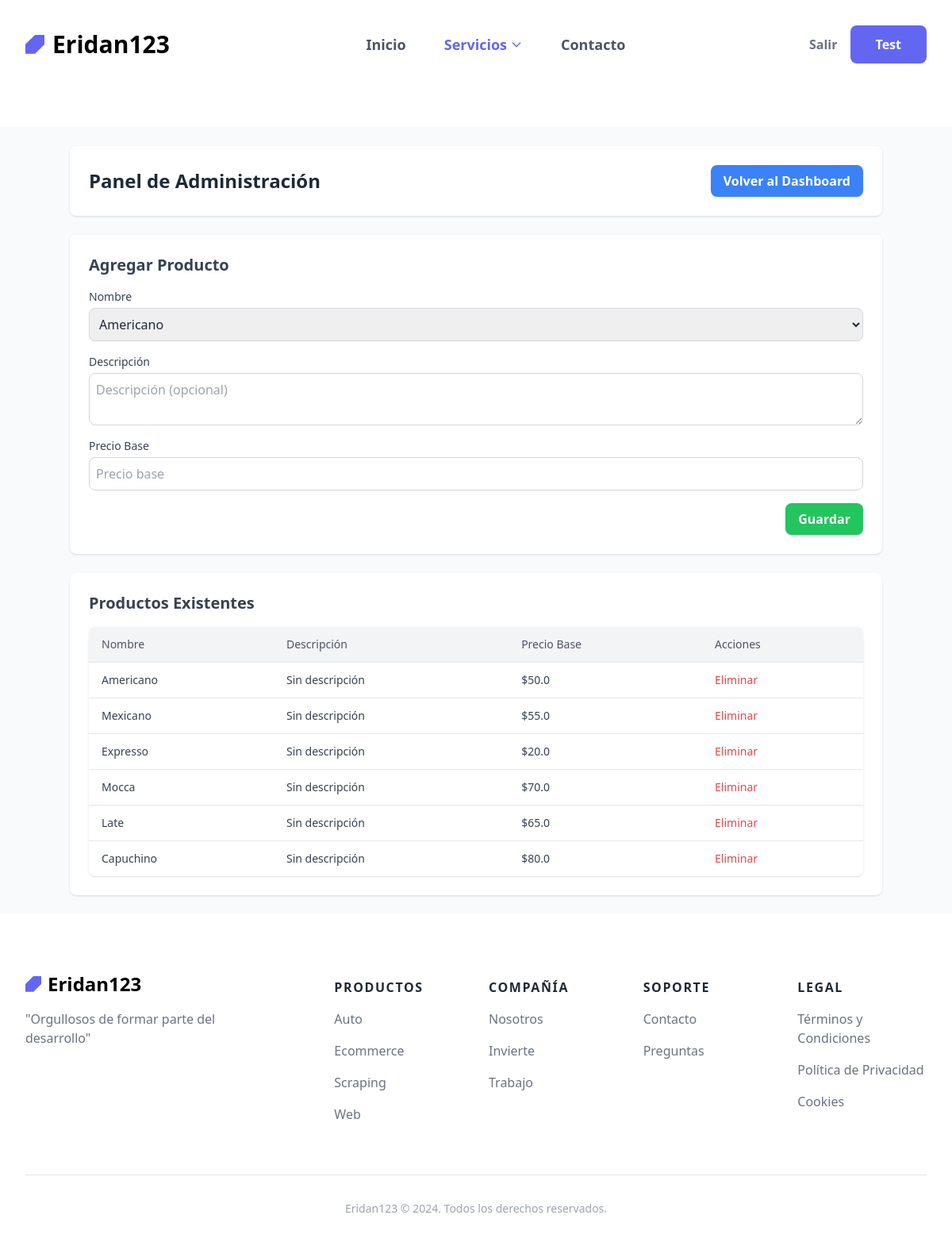
/admin/dashboard (signed in), run on the app's committed database.
### app/models.py (models this page shows, shortened)
class Usuario(UserMixin, db.Model):
    __tablename__ = 'usuarios'
    id = db.Column(db.Integer, primary_key=True)
    email = db.Column(db.String(100), unique=True, nullable=False)
    nombre_usuario = db.Column(db.String(1000), nullable=False)
    password_hash = db.Column(db.String(255))
    es_administrador = db.Column(db.Boolean, default=False)
    es_vendedor = db.Column(db.Boolean, default=False)
    margen_personalizado = db.Column(db.Float, default=0.20)
    rfc = db.Column(db.String(100), nullable=True, unique=True)
    telefono = db.Column(db.String(20), nullable=True)
    direccion = db.Column(db.String(200), nullable=True)

class Producto(db.Model):
    __tablename__ = 'productos'
    id = db.Column(db.Integer, primary_key=True)
    nombre = db.Column(db.String(50), nullable=False)
    descripcion = db.Column(db.Text, nullable=True)
    precio_base = db.Column(db.Float, nullable=False)
    opciones = db.relationship('Opcion', backref='producto', lazy=True)

### app/views.py (the view, shortened to what this page needs)
    @app.route('/admin/dashboard', methods=['GET', 'POST'])
    @login_required
    def admin_dashboard():
        if not current_user.es_administrador:
            flash("No tienes permiso para acceder a esta página.", "danger")
            return redirect(url_for('index'))
        form = ProductForm()
        productos = Producto.query.all()  # Obtener todos los productos existentes
        return render_template('admin/caffe.html', form=form, productos=productos)

### app/forms.py
class ProductForm(FlaskForm):
    nombre = SelectField(
        'Nombre',
        choices=[
            ('Americano', 'Americano'),
            ('Mexicano', 'Mexicano'),
            ('Expresso', 'Expresso'),
            ('Late', 'Late'),
            ('Capuchino', 'Capuchino'),
            ('Mocca', 'Mocca'),
        ],
        validators=[DataRequired()],
        render_kw={"class": "mt-1 block w-full p-2 border border-gray-300 rounded-lg"}
    )
    descripcion = TextAreaField(
        'Descripción',
        validators=[Length(max=500)],
        render_kw={"class": "mt-1 block w-full p-2 border border-gray-300 rounded-lg"}
    )
    precio_base = DecimalField(
        'Precio Base',
        validators=[DataRequired(), NumberRange(min=0)],
        render_kw={"class": "mt-1 block w-full p-2 border border-gray-300 rounded-lg"}
    )
    submit = SubmitField(
        'Guardar',
        render_kw={"class": "bg-green-500 hover:bg-green-700 text-white font-semibold py-2 px-4 rounded-lg shadow"}
    )

### app/__init__.py (called while the page is built)
def create_app():
    app = Flask(__name__)
    app.config.from_object('config.Config')
    csrf.init_app(app)
    migrate.init_app(app, db)
    login_manager.init_app(app)
    login_manager.login_view = 'login'
    limiter.init_app(app)
    mail.init_app(app)
    cache.init_app(app)
    db.init_app(app)
    CORS(app)
    @login_manager.user_loader
    def load_user(user_id):
        from .models import Usuario
        return Usuario.query.get(int(user_id))
    from .views import init_routes
    init_routes(app)
    return app

### app/templates/admin/caffe.html (shortened to what this page needs)
{% extends "base.html" %}
{% block contenido %}
<div class="min-h-screen bg-gray-50 p-6">
    <div class="container mx-auto space-y-6">
        <div class="flex items-center justify-between bg-white p-6 rounded-lg shadow">
            <h1 class="text-2xl font-bold text-gray-800">Panel de Administración</h1>
            <a href="{{ url_for('dashboard') }}" class="bg-blue-500 hover:bg-blue-700 text-white font-semibold py-2 px-4 rounded-lg shadow">
                Volver al Dashboard
            </a>
        </div>
        <div class="bg-white p-6 rounded-lg shadow">
            <h2 class="text-xl font-semibold text-gray-700 mb-4">Agregar Producto</h2>
            <form method="POST" class="space-y-4">
                <div>
                    {{ form.nombre.label(class="block text-sm font-medium text-gray-700") }}
                    {{ form.nombre(class="mt-1 block w-full p-2 border border-gray-300 rounded-lg", placeholder="Nombre del producto") }}
                </div>
                <div>
                    {{ form.descripcion.label(class="block text-sm font-medium text-gray-700") }}
                    {{ form.descripcion(class="mt-1 block w-full p-2 border border-gray-300 rounded-lg", placeholder="Descripción (opcional)") }}
                </div>
                <div>
                    {{ form.precio_base.label(class="block text-sm font-medium text-gray-700") }}
                    {{ form.precio_base(class="mt-1 block w-full p-2 border border-gray-300 rounded-lg", placeholder="Precio base") }}
                </div>
                <div class="flex justify-end">
                    {{ form.submit(class="bg-green-500 hover:bg-green-700 text-white font-semibold py-2 px-4 rounded-lg shadow") }}
                </div>
            </form>
        </div>
        <div class="bg-white p-6 rounded-lg shadow">
            <h2 class="text-xl font-semibold text-gray-700 mb-4">Productos Existentes</h2>
            <table class="w-full border-collapse bg-white shadow rounded-lg overflow-hidden">
                <thead class="bg-gray-100">
                    <tr>
                        <th class="py-3 px-4 text-left text-sm font-medium text-gray-600">Nombre</th>
                        <th class="py-3 px-4 text-left text-sm font-medium text-gray-600">Descripción</th>
                        <th class="py-3 px-4 text-left text-sm font-medium text-gray-600">Precio Base</th>
                        <th class="py-3 px-4 text-left text-sm font-medium text-gray-600">Acciones</th>
                    </tr>
                </thead>
                <tbody>
                    {% for producto in productos %}
                    <tr class="border-t hover:bg-gray-50">
                        <td class="py-3 px-4 text-sm text-gray-700">{{ producto.nombre }}</td>
                        <td class="py-3 px-4 text-sm text-gray-700">{{ producto.descripcion or "Sin descripción" }}</td>
                        <td class="py-3 px-4 text-sm text-gray-700">${{ producto.precio_base }}</td>
                        <td class="py-3 px-4 text-sm text-gray-700">
                            <form method="POST" action="{{ url_for('eliminar_producto', producto_id=producto.id) }}" class="inline">
                                <button type="submit" class="text-red-500 hover:underline" onclick="return confirm('¿Estás seguro de eliminar este producto?');">
                                    Eliminar
                                </button>
                            </form>
                        </td>
                    </tr>
                    {% else %}
                    <tr>
                        <td colspan="4" class="py-3 px-4 text-center text-sm text-gray-500">No hay productos disponibles.</td>
                    </tr>
                    {% endfor %}
                </tbody>
            </table>
        </div>
    </div>
</div>
{% endblock %}

### app/templates/base.html (shortened to what this page needs)
<!DOCTYPE html>
<html lang="en">
<head>
    <link rel="stylesheet" href="{{ url_for('static', filename='css/output.css') }}">
</head>
<body class="bg-gray-50 text-gray-800">
    <div class="bg-white lg:pb-12">
        <div class="mx-auto max-w-screen-2xl px-4 md:px-8">
            <header class="flex items-center justify-between py-4 md:py-8 relative">
                <a href="/" class="inline-flex items-center gap-2.5 text-2xl font-bold text-black md:text-3xl" aria-label="logo">
                    <svg width="95" height="94" viewBox="0 0 95 94" class="h-auto w-6 text-indigo-500" fill="currentColor">
                        <path d="M96 0V47L48 94H0V47L48 0H96Z" />
                    </svg>
                    Eridan123
                </a>
                <nav class="hidden gap-12 lg:flex">
                    <a href="/" class="text-lg font-semibold text-gray-600 transition duration-100 hover:text-indigo-500">Inicio</a>
                    <div class="relative" x-data="{ open: false }">
                        <button @click="open = !open" class="inline-flex items-center gap-1 text-lg font-semibold text-indigo-500">
                            Servicios
                            <svg class="w-4 h-4" fill="none" stroke="currentColor" viewBox="0 0 24 24">
                                <path stroke-linecap="round" stroke-linejoin="round" stroke-width="2" d="M19 9l-7 7-7-7"></path>
                            </svg>
                        </button>
                    </div>
                    <a href="{{ url_for('contact') }}" class="text-lg font-semibold text-gray-600 transition duration-100 hover:text-indigo-500">Contacto</a>
                </nav>
                {% if current_user.is_authenticated %}
                <div class="-ml-8 hidden sm:flex sm:flex-row sm:justify-center lg:flex lg:justify-start">
                    <a href="{{ url_for('logout') }}" class="inline-block rounded-lg px-4 py-3 text-sm font-semibold text-gray-500 hover:text-indigo-500 md:text-base">Salir</a>
                    <a href="{{ url_for('profile') }}" class="inline-block rounded-lg bg-indigo-500 px-8 py-3 text-sm font-semibold text-white hover:bg-indigo-600 md:text-base">{{ current_user.nombre_usuario | title }}</a>
                </div>
                {% endif %}
            </header>
        </div>
    </div>
    {% block contenido %}{% endblock %}
    <footer class="bg-white pt-4 sm:pt-6 lg:pt-8">
        <div class="pt-12">
            <div class="mx-auto max-w-screen-2xl px-4 md:px-8">
                <div class="mb-16 grid grid-cols-2 gap-12 md:grid-cols-4 lg:grid-cols-6 lg:gap-8">
                    <div class="col-span-full lg:col-span-2">
                        <div class="mb-4 lg:-mt-2">
                            <a href="/" class="inline-flex items-center gap-2 text-xl font-bold text-black md:text-2xl" aria-label="logo">
                                <svg width="95" height="94" viewBox="0 0 95 94" class="h-auto w-5 text-indigo-500" fill="currentColor">
                                    <path d="M96 0V47L48 94H0V47L48 0H96Z" />
                                </svg>
                                Eridan123
                            </a>
                        </div>
                        <p class="mb-6 text-gray-500 sm:pr-8">"Orgullosos de formar parte del desarrollo"</p>
                    </div>
                    <div>
                        <div class="mb-4 font-bold uppercase tracking-widest text-gray-800">Productos</div>
                        <nav class="flex flex-col gap-4">
                            <a href="{{ url_for('automatic') }}" class="text-gray-500 hover:text-indigo-500">Auto</a>
                            <a href="{{ url_for('ecommerce') }}" class="text-gray-500 hover:text-indigo-500">Ecommerce</a>
                            <a href="{{ url_for('scraping') }}" class="text-gray-500 hover:text-indigo-500">Scraping</a>
                            <a href="{{ url_for('web') }}" class="text-gray-500 hover:text-indigo-500">Web</a>
                        </nav>
                    </div>
                    <div>
                        <div class="mb-4 font-bold uppercase tracking-widest text-gray-800">Compañía</div>
                        <nav class="flex flex-col gap-4">
                            <a href="{{ url_for('about') }}" class="text-gray-500 hover:text-indigo-500">Nosotros</a>
                            <a href="{{ url_for('Investor') }}" class="text-gray-500 hover:text-indigo-500">Invierte</a>
                            <a href="{{ url_for('job') }}" class="text-gray-500 hover:text-indigo-500">Trabajo</a>
                        </nav>
                    </div>
                    <div>
                        <div class="mb-4 font-bold uppercase tracking-widest text-gray-800">Soporte</div>
                        <nav class="flex flex-col gap-4">
                            <a href="{{ url_for('contact') }}" class="text-gray-500 hover:text-indigo-500">Contacto</a>
                            <a href="{{ url_for('faq') }}" class="text-gray-500 hover:text-indigo-500">Preguntas</a>
                        </nav>
                    </div>
                    <div>
                        <div class="mb-4 font-bold uppercase tracking-widest text-gray-800">Legal</div>
                        <nav class="flex flex-col gap-4">
                            <a href="{{ url_for('termino') }}" class="text-gray-500 hover:text-indigo-500">Términos y Condiciones</a>
                            <a href="{{ url_for('privacy') }}" class="text-gray-500 hover:text-indigo-500">Política de Privacidad</a>
                            <a href="{{ url_for('aviso_cookies') }}" class="text-gray-500 hover:text-indigo-500">Cookies</a>
                        </nav>
                    </div>
                </div>
                <div class="border-t py-8 text-center text-sm text-gray-400">
                    Eridan123 © 2024. Todos los derechos reservados.
                </div>
            </div>
        </div>
    </footer>
</body>
</html>

### data on the page
Usuario: nombre_usuario "Test"
Producto: nombre "Americano", descripcion "Sin descripción", precio_base "50.0"
Producto: nombre "Mexicano", descripcion "Sin descripción", precio_base "55.0"
Producto: nombre "Expresso", descripcion "Sin descripción", precio_base "20.0"
Producto: nombre "Mocca", descripcion "Sin descripción", precio_base "70.0"
Producto: nombre "Late", descripcion "Sin descripción", precio_base "65.0"
Producto: nombre "Capuchino", descripcion "Sin descripción", precio_base "80.0"
